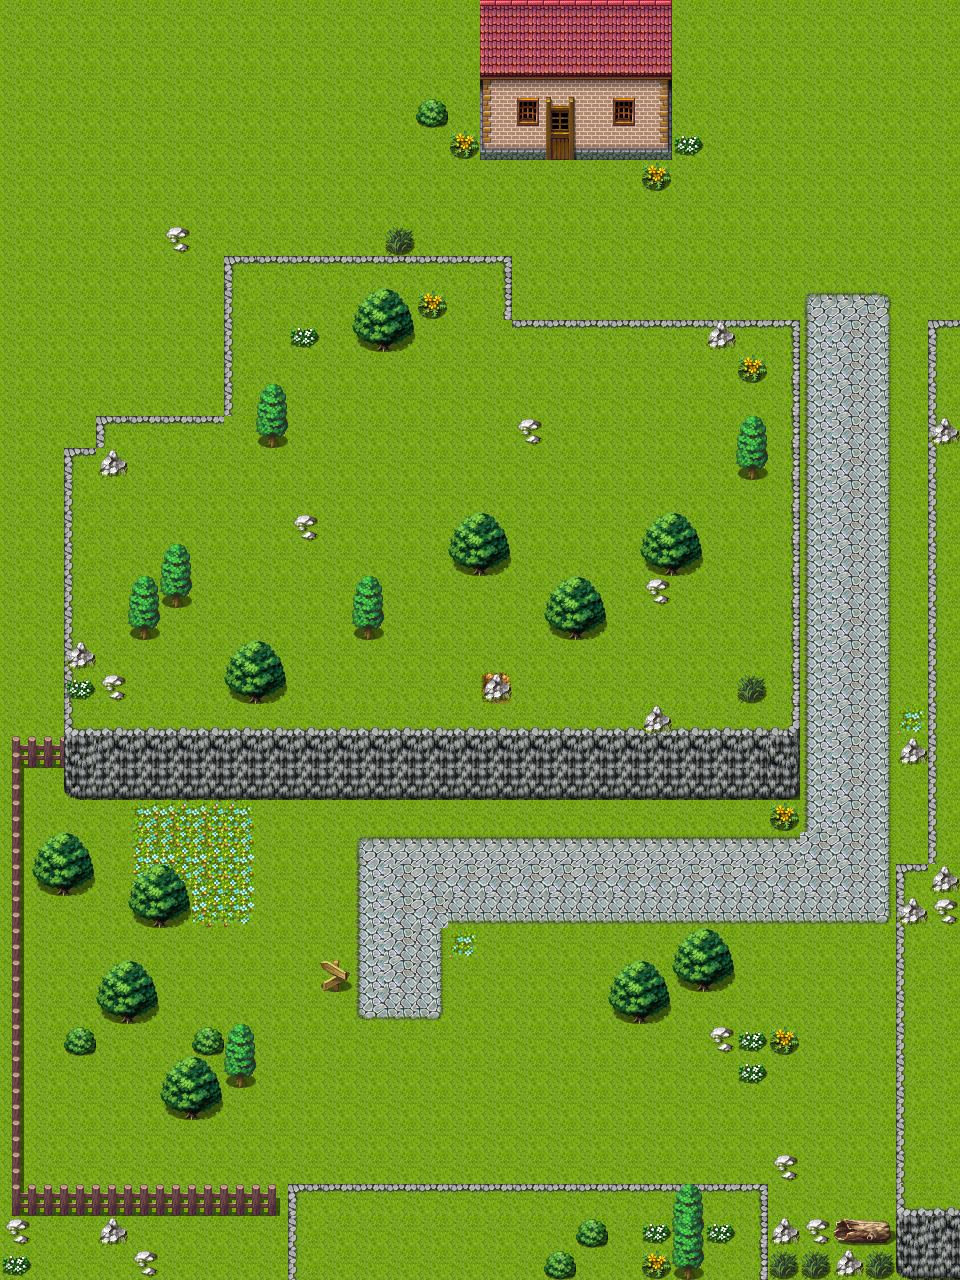

A 2D game scene composited from a Tiled map and its tileset images. What follows is a short description and the map's XML, with each tile layer's data collapsed to a summary:
An orthogonal 30x40 tile map with 32x32 px tiles, 2 tile layers (1, 2) and 54 objects (2x door).

<map version="1.0" orientation="orthogonal" renderorder="left-up" width="30" height="40" tilewidth="32" tileheight="32" nextobjectid="43">
 <properties>
  <property name="area_0" value="0,20;29,39" />
  <property name="area_1" value="0,0;29,19" />
 </properties>
 <tileset firstgid="1" name="base" tilewidth="32" tileheight="32" tilecount="128" columns="8">
  <image source="assets/base.png" width="256" height="512" />
  <tile id="0">
   <objectgroup draworder="index">
    <object id="4" x="0" y="0" width="8" height="32" />
    <object id="5" x="8" y="0" width="24" height="8" />
   </objectgroup>
  </tile>
  <tile id="1">
   <objectgroup draworder="index">
    <object id="2" x="0" y="0" width="24" height="8" />
    <object id="3" x="24" y="0" width="8" height="32" />
   </objectgroup>
  </tile>
  <tile id="4">
   <objectgroup draworder="index">
    <object id="1" x="2" y="1" width="29" height="25" />
   </objectgroup>
  </tile>
  <tile id="5">
   <objectgroup draworder="index">
    <object id="1" x="12" y="0" width="20" height="32" />
   </objectgroup>
  </tile>
  <tile id="6">
   <objectgroup draworder="index">
    <object id="1" x="0" y="0" width="32" height="32" />
   </objectgroup>
  </tile>
  <tile id="7">
   <objectgroup draworder="index">
    <object id="1" x="0" y="0" width="20" height="32" />
   </objectgroup>
  </tile>
  <tile id="8">
   <objectgroup draworder="index">
    <object id="3" x="0" y="0" width="8" height="32" />
    <object id="4" x="8" y="24" width="24" height="8" />
   </objectgroup>
  </tile>
  <tile id="9">
   <objectgroup draworder="index">
    <object id="2" x="0" y="24" width="24" height="8" />
    <object id="3" x="24" y="0" width="8" height="32" />
   </objectgroup>
  </tile>
  <tile id="13">
   <objectgroup draworder="index">
    <object id="10" x="12" y="0" width="8" height="32" />
   </objectgroup>
  </tile>
  <tile id="15">
   <objectgroup draworder="index">
    <object id="1" x="12" y="0" width="8" height="32" />
   </objectgroup>
  </tile>
  <tile id="16">
   <objectgroup draworder="index">
    <object id="1" x="0" y="0" width="10" height="32" />
   </objectgroup>
  </tile>
  <tile id="17">
   <objectgroup draworder="index">
    <object id="1" x="23" y="0" width="9" height="32" />
   </objectgroup>
  </tile>
  <tile id="21">
   <objectgroup draworder="index">
    <object id="1" x="12" y="0" width="20" height="32" />
   </objectgroup>
  </tile>
  <tile id="22">
   <objectgroup draworder="index">
    <object id="1" x="0" y="0" width="32" height="32" />
   </objectgroup>
  </tile>
  <tile id="23">
   <objectgroup draworder="index">
    <object id="1" x="0" y="0" width="20" height="32" />
   </objectgroup>
  </tile>
  <tile id="24">
   <objectgroup draworder="index">
    <object id="1" x="0" y="0" width="32" height="8" />
   </objectgroup>
  </tile>
  <tile id="25">
   <objectgroup draworder="index">
    <object id="2" x="0" y="23" width="32" height="9" />
   </objectgroup>
  </tile>
  <tile id="29">
   <objectgroup draworder="index">
    <object id="1" x="0" y="0" width="30" height="32" />
   </objectgroup>
  </tile>
  <tile id="30">
   <objectgroup draworder="index">
    <object id="1" x="12" y="0" width="20" height="32" />
   </objectgroup>
  </tile>
  <tile id="31">
   <objectgroup draworder="index">
    <object id="1" x="0" y="0" width="20" height="32" />
   </objectgroup>
  </tile>
  <tile id="32">
   <objectgroup draworder="index">
    <object id="1" x="0" y="0" width="32" height="32" />
   </objectgroup>
  </tile>
  <tile id="33">
   <objectgroup draworder="index">
    <object id="1" x="0" y="0" width="32" height="32" />
   </objectgroup>
  </tile>
  <tile id="34">
   <objectgroup draworder="index">
    <object id="1" x="0" y="3" width="32" height="28" />
   </objectgroup>
  </tile>
  <tile id="35">
   <objectgroup draworder="index">
    <object id="1" x="2" y="2" width="30" height="25" />
   </objectgroup>
  </tile>
  <tile id="36">
   <objectgroup draworder="index">
    <object id="1" x="0" y="4" width="27" height="23" />
   </objectgroup>
  </tile>
  <tile id="38">
   <objectgroup draworder="index">
    <object id="1" x="0" y="0" width="32" height="32" />
   </objectgroup>
  </tile>
  <tile id="40">
   <objectgroup draworder="index">
    <object id="1" x="0" y="0" width="32" height="32" />
   </objectgroup>
  </tile>
  <tile id="41">
   <objectgroup draworder="index">
    <object id="1" x="0" y="0" width="32" height="32" />
   </objectgroup>
  </tile>
  <tile id="44">
   <objectgroup draworder="index">
    <object id="1" x="0" y="5" width="32" height="27" />
   </objectgroup>
  </tile>
  <tile id="48">
   <objectgroup draworder="index">
    <object id="1" x="0" y="0" width="32" height="32" />
   </objectgroup>
  </tile>
  <tile id="52">
   <objectgroup draworder="index">
    <object id="1" x="0" y="0" width="32" height="32" />
   </objectgroup>
  </tile>
  <tile id="56">
   <objectgroup draworder="index">
    <object id="1" x="0" y="0" width="32" height="32" />
   </objectgroup>
  </tile>
  <tile id="60">
   <objectgroup draworder="index">
    <object id="1" x="0" y="0" width="32" height="32" />
   </objectgroup>
  </tile>
  <tile id="64">
   <objectgroup draworder="index">
    <object id="1" x="0" y="0" width="32" height="32" />
   </objectgroup>
  </tile>
  <tile id="65">
   <objectgroup draworder="index">
    <object id="1" x="0" y="0" width="32" height="32" />
   </objectgroup>
  </tile>
  <tile id="66">
   <objectgroup draworder="index">
    <object id="1" x="0" y="0" width="32" height="32" />
   </objectgroup>
  </tile>
  <tile id="72">
   <objectgroup draworder="index">
    <object id="1" x="0" y="0" width="32" height="32" />
   </objectgroup>
  </tile>
  <tile id="73">
   <objectgroup draworder="index">
    <object id="1" x="0" y="0" width="32" height="32" />
   </objectgroup>
  </tile>
  <tile id="74">
   <objectgroup draworder="index">
    <object id="1" x="0" y="0" width="32" height="32" />
   </objectgroup>
  </tile>
  <tile id="80">
   <objectgroup draworder="index">
    <object id="1" x="0" y="0" width="32" height="32" />
   </objectgroup>
  </tile>
  <tile id="81">
   <objectgroup draworder="index">
    <object id="1" x="0" y="0" width="32" height="32" />
   </objectgroup>
  </tile>
  <tile id="82">
   <objectgroup draworder="index">
    <object id="1" x="0" y="0" width="32" height="32" />
   </objectgroup>
  </tile>
  <tile id="88">
   <objectgroup draworder="index">
    <object id="1" x="0" y="0" width="32" height="32" />
   </objectgroup>
  </tile>
  <tile id="89">
   <objectgroup draworder="index">
    <object id="1" x="0" y="0" width="32" height="32" />
   </objectgroup>
  </tile>
  <tile id="90">
   <objectgroup draworder="index">
    <object id="1" x="0" y="0" width="32" height="32" />
   </objectgroup>
  </tile>
  <tile id="96">
   <objectgroup draworder="index">
    <object id="1" x="0" y="0" width="32" height="32" />
   </objectgroup>
  </tile>
  <tile id="97">
   <objectgroup draworder="index">
    <object id="1" x="0" y="0" width="32" height="32" />
   </objectgroup>
  </tile>
  <tile id="98">
   <objectgroup draworder="index">
    <object id="1" x="0" y="0" width="32" height="32" />
   </objectgroup>
  </tile>
 </tileset>
 <layer name="1" width="30" height="40">
  <data>[1200 cells, 1200 non-empty, 54 distinct tile ids]</data>
 </layer>
 <layer name="2" width="30" height="40">
  <data>[1200 cells, 116 non-empty, 20 distinct tile ids]</data>
 </layer>
 <objectgroup name="doors">
  <object id="25" type="door" gid="60" x="800" y="672" width="128" height="32">
   <properties>
    <property name="doorId" type="int" value="0" />
    <property name="toTileX" type="int" value="26" />
    <property name="toTileY" type="int" value="18" />
   </properties>
  </object>
  </objectgroup>
</map>
<!-- 1 of 54 objects omitted -->